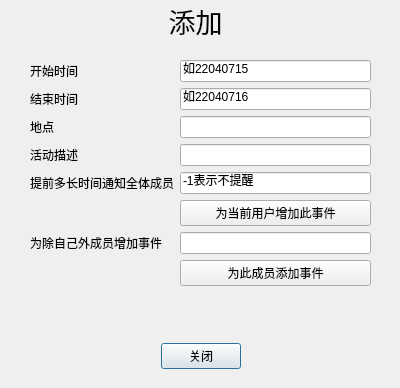
<?xml version="1.0" encoding="UTF-8"?>
<ui version="4.0">
 <class>AddActivity</class>
 <widget class="QDialog" name="AddActivity">
  <property name="geometry">
   <rect>
    <x>0</x>
    <y>0</y>
    <width>400</width>
    <height>388</height>
   </rect>
  </property>
  <property name="windowTitle">
   <string>Dialog</string>
  </property>
  <widget class="QWidget" name="horizontalLayoutWidget">
   <property name="geometry">
    <rect>
     <x>0</x>
     <y>240</y>
     <width>401</width>
     <height>232</height>
    </rect>
   </property>
   <layout class="QHBoxLayout" name="horizontalLayout">
    <item>
     <spacer name="horizontalSpacer">
      <property name="orientation">
       <enum>Qt::Horizontal</enum>
      </property>
      <property name="sizeHint" stdset="0">
       <size>
        <width>40</width>
        <height>20</height>
       </size>
      </property>
     </spacer>
    </item>
    <item>
     <widget class="QPushButton" name="pushButton">
      <property name="text">
       <string>关闭</string>
      </property>
     </widget>
    </item>
    <item>
     <spacer name="horizontalSpacer_2">
      <property name="orientation">
       <enum>Qt::Horizontal</enum>
      </property>
      <property name="sizeHint" stdset="0">
       <size>
        <width>40</width>
        <height>20</height>
       </size>
      </property>
     </spacer>
    </item>
   </layout>
  </widget>
  <widget class="QLabel" name="label">
   <property name="geometry">
    <rect>
     <x>0</x>
     <y>-10</y>
     <width>391</width>
     <height>61</height>
    </rect>
   </property>
   <property name="font">
    <font>
     <pointsize>20</pointsize>
    </font>
   </property>
   <property name="text">
    <string>添加</string>
   </property>
   <property name="alignment">
    <set>Qt::AlignCenter</set>
   </property>
  </widget>
  <widget class="QWidget" name="formLayoutWidget">
   <property name="geometry">
    <rect>
     <x>30</x>
     <y>60</y>
     <width>341</width>
     <height>250</height>
    </rect>
   </property>
   <layout class="QFormLayout" name="formLayout">
    <item row="0" column="0">
     <widget class="QLabel" name="testsdf">
      <property name="text">
       <string>开始时间</string>
      </property>
     </widget>
    </item>
    <item row="0" column="1">
     <widget class="QLineEdit" name="startTime">
      <property name="toolTip">
       <string>&lt;html&gt;&lt;head/&gt;&lt;body&gt;&lt;p&gt;如22040715&lt;/p&gt;&lt;/body&gt;&lt;/html&gt;</string>
      </property>
      <property name="whatsThis">
       <string>&lt;html&gt;&lt;head/&gt;&lt;body&gt;&lt;p&gt;如22040715&lt;/p&gt;&lt;/body&gt;&lt;/html&gt;</string>
      </property>
      <property name="text">
       <string>如22040715</string>
      </property>
     </widget>
    </item>
    <item row="1" column="0">
     <widget class="QLabel" name="testsss">
      <property name="text">
       <string>结束时间</string>
      </property>
     </widget>
    </item>
    <item row="1" column="1">
     <widget class="QLineEdit" name="endTime">
      <property name="text">
       <string>如22040716</string>
      </property>
     </widget>
    </item>
    <item row="2" column="0">
     <widget class="QLabel" name="test22">
      <property name="text">
       <string>地点</string>
      </property>
     </widget>
    </item>
    <item row="2" column="1">
     <widget class="QLineEdit" name="address"/>
    </item>
    <item row="4" column="0">
     <widget class="QLabel" name="tests">
      <property name="text">
       <string>活动描述</string>
      </property>
     </widget>
    </item>
    <item row="4" column="1">
     <widget class="QLineEdit" name="description"/>
    </item>
    <item row="6" column="1">
     <widget class="QPushButton" name="pushButton_2">
      <property name="text">
       <string>为当前用户增加此事件</string>
      </property>
     </widget>
    </item>
    <item row="8" column="0">
     <widget class="QLabel" name="test2">
      <property name="text">
       <string>为除自己外成员增加事件</string>
      </property>
     </widget>
    </item>
    <item row="8" column="1">
     <widget class="QLineEdit" name="member"/>
    </item>
    <item row="9" column="1">
     <widget class="QPushButton" name="pushButton_add">
      <property name="text">
       <string>为此成员添加事件</string>
      </property>
     </widget>
    </item>
    <item row="5" column="1">
     <widget class="QLineEdit" name="Clock">
      <property name="text">
       <string>-1表示不提醒</string>
      </property>
     </widget>
    </item>
    <item row="5" column="0">
     <widget class="QLabel" name="test1">
      <property name="text">
       <string>提前多长时间通知全体成员</string>
      </property>
     </widget>
    </item>
   </layout>
  </widget>
 </widget>
 <resources/>
 <connections>
  <connection>
   <sender>pushButton</sender>
   <signal>clicked()</signal>
   <receiver>AddActivity</receiver>
   <slot>close()</slot>
   <hints>
    <hint type="sourcelabel">
     <x>200</x>
     <y>259</y>
    </hint>
    <hint type="destinationlabel">
     <x>199</x>
     <y>149</y>
    </hint>
   </hints>
  </connection>
 </connections>
</ui>
